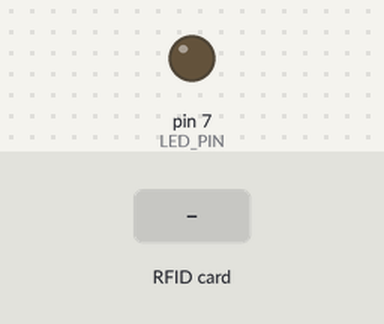
Recording of a sketch running on a simulated Arduino Uno, built with avr-gcc and run on an emulated ATmega328P. Parts: output pins drawn as LEDs (lit = HIGH). Inputs (shaded band) come from the test bench. Pins used as bus, display or sensor lines are not drawn; what the sketch prints to the serial monitor is not drawn.

Above: at 1.2 s.
1.3 s: RFID card 5E 7A 19 C4 held to the reader
At 2.1 s:
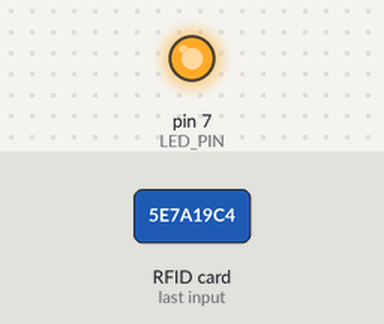
Timing chart, 0 to 4.3 s (numbered marks = the images above; inputs shaded):
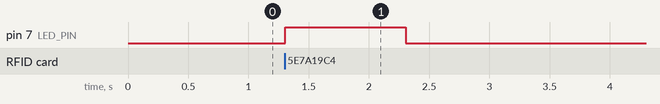

Measured:
- after the input at 1.3 s, pin 7 (LED_PIN): LOW → HIGH at once, → LOW 1.0 s later

The sketch:

main.ino
```cpp
#include <SPI.h>
#include <MFRC522.h>

#define RST_PIN 9  // Reset Pin
#define SS_PIN 10  // Slave Select Pin
#define LED_PIN 7  // LED Pin

MFRC522 rfid(SS_PIN, RST_PIN);

void setup() {
  Serial.begin(9600);
  SPI.begin();
  rfid.PCD_Init();

  pinMode(LED_PIN, OUTPUT);
  digitalWrite(LED_PIN, LOW);
  Serial.println("RFID reader reset");
}

void loop() {
  // 새로운 카드가 감지되지 않으면 대기
  if (!rfid.PICC_IsNewCardPresent() || !rfid.PICC_ReadCardSerial())
    return;

  Serial.println("카드 감지됨");
  digitalWrite(LED_PIN, HIGH);
  delay(1000);
  digitalWrite(LED_PIN, LOW);

  rfid.PICC_HaltA();
}
```
